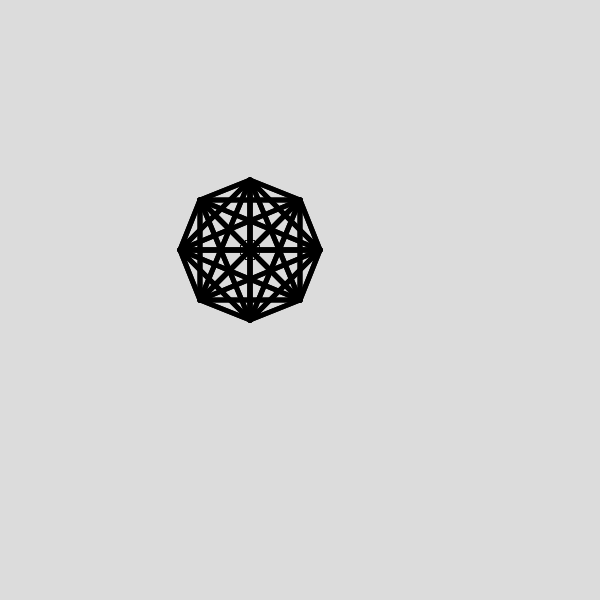
Frame 1 (no input)
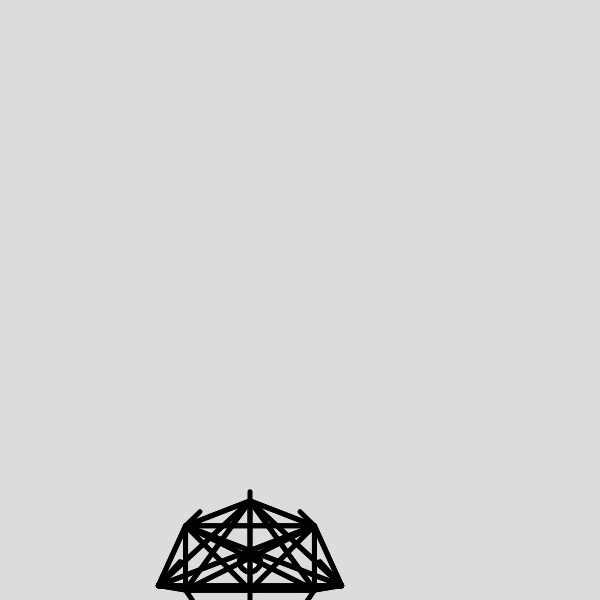
Frame 60 (no input)
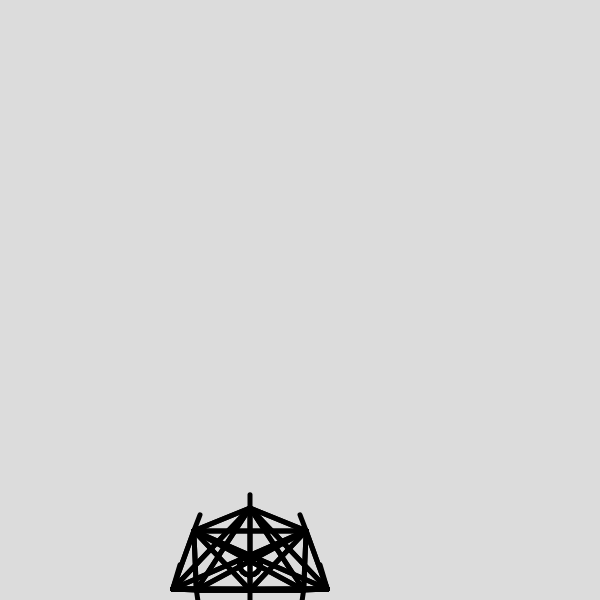
Frame 120 (the mouse pressed at the canvas centre since frame 60)

The p5.js sketch that drew these frames (run headless with seeded random() and noise() and a simulated clock; from frame 60 on, the mouse is pressed at the canvas centre):

// p5.js sketch
// ── sketch.js
let softBody;
let gravity;

function setup() {
  createCanvas(600, 600);

  softBody = new SoftBody(200, 200, 100, 100, 0.01);
  gravity = 3;
}

function draw() {
  colorMode(RGB);
  background(220);

  controls();

  softBody.update();
  softBody.edges();
  softBody.show();
}

// function keyPressed() {
//   if (key == "a") {
//     softBody.applyForce(createVector(-5, 0));
//   }
//   if (key == "d") {
//     softBody.applyForce(createVector(5, 0));
//   }
//   if (key == "w") {
//     softBody.applyForce(createVector(0, -5));
//   }
//   if (key == "s") {
//     softBody.applyForce(createVector(0, 5));
//   }

//   if (key == " ") {
//     softBody.expand();
//   }
// }

function controls() {
  if (keyIsDown(65)) { // 65 is the keyCode for 'A'
    softBody.applyForce(createVector(-5, 0));
  }
  if (keyIsDown(68)) { // 68 is the keyCode for 'D'
    softBody.applyForce(createVector(5, 0));
  }
  if (keyIsDown(87)) { // 87 is the keyCode for 'W'
    softBody.applyForce(createVector(0, -5));
  }
  if (keyIsDown(83)) { // 83 is the keyCode for 'S'
    softBody.applyForce(createVector(0, 5));
  }

  if (keyIsDown(32)) { // 32 is the keyCode for spacebar
    softBody.expand();
  }
}
// ── Particle.js
class Particle {
  constructor(x, y) {
    this.position = createVector(x, y)
    this.velocity = createVector(0, 0);
    this.acceleration = createVector(0, 0);

    this.radius = 10;
    this.mass = 1;
    this.hue = 50;
  }

  // bug - is calculated based on the particles velocity and direction which creates weird scenarios if the particle is on a weird vector
  // fix - calculate based on corresponding frameParticles position (which is static) from centre of mass
  expand(middle, relativePos) {
    let force = p5.Vector.sub(relativePos, middle);
    force.normalize();
    force.mult(5);
    this.applyForce(force);
  }

  applyGravity() {
    this.acceleration.add(createVector(0, gravity));
  }

  applyForce(force) {
    let f = force.copy();
    f.div(this.mass)
    this.acceleration.add(f);
  }

  edges() {
    let bounce = 0;

    if (this.position.x < 0 + this.radius) {
      this.velocity.x *= -bounce;
      this.position.x = 0 + this.radius;
    } else if (this.position.x > width - this.radius) {
      this.velocity.x *= -bounce;
      this.position.x = width - this.radius;
    }

    if (this.position.y < 0 + this.radius) {
      this.velocity.y *= -bounce;
      this.position.y = 0 + this.radius;
    } else if (this.position.y > height - this.radius) {
      this.velocity.y *= -bounce;
      this.position.y = height - this.radius;
    }
  }

  update() {
    this.velocity.add(this.acceleration);
    this.position.add(this.velocity);

    this.velocity.mult(0.95);
    this.acceleration.mult(0);
  }

  show() {
    colorMode(HSB, 100);
    noStroke();
    fill(this.hue, 80, 80);
    circle(this.position.x, this.position.y, this.radius*2);
  }
}

class FrameParticle extends Particle {
  constructor(x, y, parent) {
    super(x, y);

    this.parentBody = parent;

    this.relativePos = p5.Vector.sub(parent.averagePosition(), this.position);
  }

  move() {
    this.position = p5.Vector.add(this.parentBody.averagePosition(), this.relativePos);
  }
}
// ── SoftBody.js
class SoftBody {
  constructor(x, y, width, height, k) {
    this.frameParticles = [];
    this.particles = []
    this.springs = [];
    
    this.particles.push(new Particle(x         , y));
    this.particles.push(new Particle(x + width , y));
    this.particles.push(new Particle(x         , y + height));
    this.particles.push(new Particle(x + width , y + height));

    this.particles.push(new Particle(x + width*0.5, y - height*0.2));
    this.particles.push(new Particle(x + width*1.2, y + height*0.5));
    this.particles.push(new Particle(x + width*0.5, y + height*1.2));
    this.particles.push(new Particle(x - width*0.2, y + height*0.5));


    this.frameParticles.push(new FrameParticle(x            , y             , this));
    this.frameParticles.push(new FrameParticle(x + width    , y             , this));
    this.frameParticles.push(new FrameParticle(x            , y + height    , this));
    this.frameParticles.push(new FrameParticle(x + width    , y + height    , this));

    this.frameParticles.push(new FrameParticle(x + width*0.5, y - height*0.2, this));
    this.frameParticles.push(new FrameParticle(x + width*1.2, y + height*0.5, this));
    this.frameParticles.push(new FrameParticle(x + width*0.5, y + height*1.2, this));
    this.frameParticles.push(new FrameParticle(x - width*0.2, y + height*0.5, this));



    // for (let i=0; i<15; i++) {
    //   this.particles.push(new Particle(random(width), random(height)));
    // }

    // adds a spring between each joint
    // fix - due to o2 style loop, each connection is two springs -> should be one
    for (let p1 of this.particles) {
      for (let p2 of this.particles) {
        this.springs.push(new Spring(k, p5.Vector.sub(p1.position, p2.position).mag(), p1, p2))
      }
    }

    if (this.particles.length === this.frameParticles.length) {
      for (let i=0; i<this.particles.length; i++) {
        this.springs.push(new Spring(k*10, p5.Vector.sub(this.particles[i].position, this.frameParticles[i].position).mag(), this.particles[i], this.frameParticles[i]));
      }
    }
  }

  expand() {
    let middle = this.averagePosition();

    // for (let particle of this.particles) {
    //   particle.expand(middle);
    // }

    if (this.particles.length === this.frameParticles.length) {
      for (let i=0; i<this.particles.length; i++) {
        this.particles[i].expand(middle, this.frameParticles[i].position);
      }
    }
  }
 
  averagePosition() {
    let totalVect = createVector(0, 0);
    let count = 0;

    for (let particle of this.particles) {
      totalVect.add(particle.position);
      count++;
    }

    totalVect.div(count);
    circle(totalVect.x, totalVect.y, 20);
    return totalVect
  }

  edges() {
    for (let particle of this.particles) {
      particle.edges();
    }
  }

  applyForce(force) {
    for (let particle of this.particles) {
      particle.applyForce(force);
    }
  }

  update() { 
    for (let frameParticle of this.frameParticles) {
      frameParticle.move();
    }

    for (let particle of this.particles) {
      particle.update();
      particle.applyGravity();
    }
    
    for (let spring of this.springs) {
      spring.update();
    }
  }

  show() {
    this.averagePosition();

    for (let frameParticle of this.frameParticles) {
      // frameParticle.show();
    }

    for (let particle of this.particles) {
      // particle.show();
    }
    
    for (let spring of this.springs) {
      spring.show();
    }
  }
}


// spring joints between original shaped soft body object during development
// this.springs.push(new Spring(k, p5.Vector.sub(this.particles[0].position, this.particles[1].position).mag(), this.particles[0], this.particles[1]))
// this.springs.push(new Spring(k, p5.Vector.sub(this.particles[0].position, this.particles[2].position).mag(), this.particles[0], this.particles[2]))
// this.springs.push(new Spring(k, p5.Vector.sub(this.particles[3].position, this.particles[2].position).mag(), this.particles[3], this.particles[1]))
// this.springs.push(new Spring(k, p5.Vector.sub(this.particles[3].position, this.particles[2].position).mag(), this.particles[3], this.particles[2]))

// this.springs.push(new Spring(k, p5.Vector.sub(this.particles[0].position, this.particles[3].position).mag(), this.particles[0], this.particles[3]))
// this.springs.push(new Spring(k, p5.Vector.sub(this.particles[1].position, this.particles[2].position).mag(), this.particles[1], this.particles[2]))

// this.springs.push(new Spring(k, p5.Vector.sub(this.particles[0].position, this.particles[4].position).mag(), this.particles[0], this.particles[4]))
// this.springs.push(new Spring(k, p5.Vector.sub(this.particles[1].position, this.particles[4].position).mag(), this.particles[1], this.particles[4]))
// this.springs.push(new Spring(k, p5.Vector.sub(this.particles[2].position, this.particles[4].position).mag(), this.particles[2], this.particles[4]))
// this.springs.push(new Spring(k, p5.Vector.sub(this.particles[3].position, this.particles[4].position).mag(), this.particles[3], this.particles[4]))

// this.springs.push(new Spring(k, p5.Vector.sub(this.particles[0].position, this.particles[5].position).mag(), this.particles[0], this.particles[5]))
// this.springs.push(new Spring(k, p5.Vector.sub(this.particles[1].position, this.particles[5].position).mag(), this.particles[1], this.particles[5]))
// this.springs.push(new Spring(k, p5.Vector.sub(this.particles[2].position, this.particles[5].position).mag(), this.particles[2], this.particles[5]))
// this.springs.push(new Spring(k, p5.Vector.sub(this.particles[3].position, this.particles[5].position).mag(), this.particles[3], this.particles[5]))

// this.springs.push(new Spring(k, p5.Vector.sub(this.particles[0].position, this.particles[6].position).mag(), this.particles[0], this.particles[6]))
// this.springs.push(new Spring(k, p5.Vector.sub(this.particles[1].position, this.particles[6].position).mag(), this.particles[1], this.particles[6]))
// this.springs.push(new Spring(k, p5.Vector.sub(this.particles[2].position, this.particles[6].position).mag(), this.particles[2], this.particles[6]))
// this.springs.push(new Spring(k, p5.Vector.sub(this.particles[3].position, this.particles[6].position).mag(), this.particles[3], this.particles[6]))

// this.springs.push(new Spring(k, p5.Vector.sub(this.particles[0].position, this.particles[7].position).mag(), this.particles[0], this.particles[7]))
// this.springs.push(new Spring(k, p5.Vector.sub(this.particles[1].position, this.particles[7].position).mag(), this.particles[1], this.particles[7]))
// this.springs.push(new Spring(k, p5.Vector.sub(this.particles[2].position, this.particles[7].position).mag(), this.particles[2], this.particles[7]))
// this.springs.push(new Spring(k, p5.Vector.sub(this.particles[3].position, this.particles[7].position).mag(), this.particles[3], this.particles[7]))

// ── Spring.js
class Spring {
  constructor(k, restLength, particleA, particleB) {
      this.k = k;
      this.restLength = restLength;
      this.a = particleA;
      this.b = particleB;
  }

  update() {
      let force = p5.Vector.sub(this.a.position, this.b.position);
      let x = force.mag() - this.restLength;
      force.normalize();
      force.mult(-1 * this.k * x);

      let aForce = p5.Vector.copy(force);
      let bForce = p5.Vector.copy(force);

      aForce.div(this.a.mass);
      bForce.div(this.b.mass);
      bForce.mult(-1);

      this.a.applyForce(aForce);
      this.b.applyForce(bForce);
  }

  show() {
      strokeWeight(5);
      stroke(0);
      line(this.a.position.x, this.a.position.y, this.b.position.x, this.b.position.y);
  }
}
